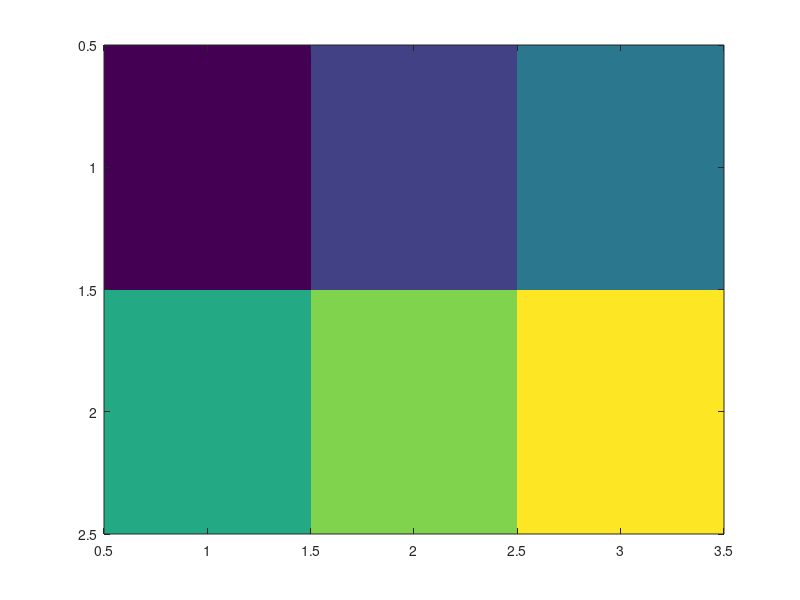
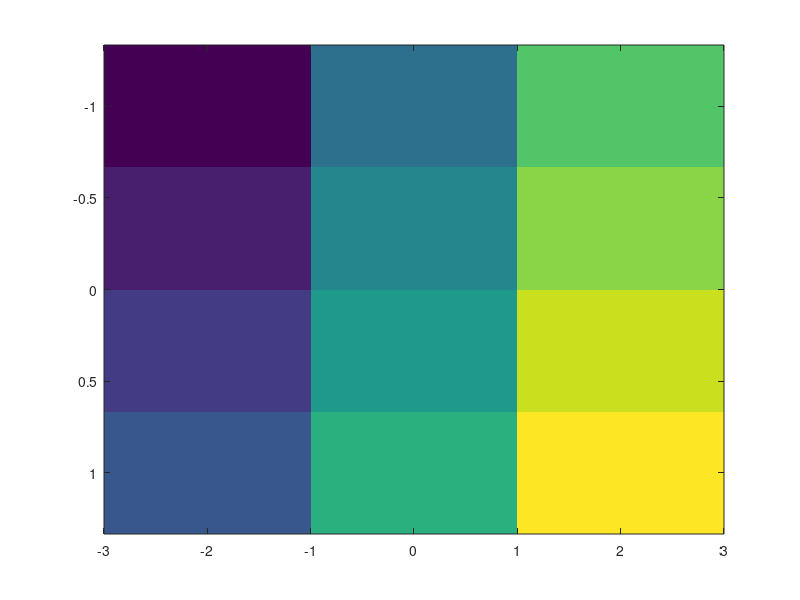
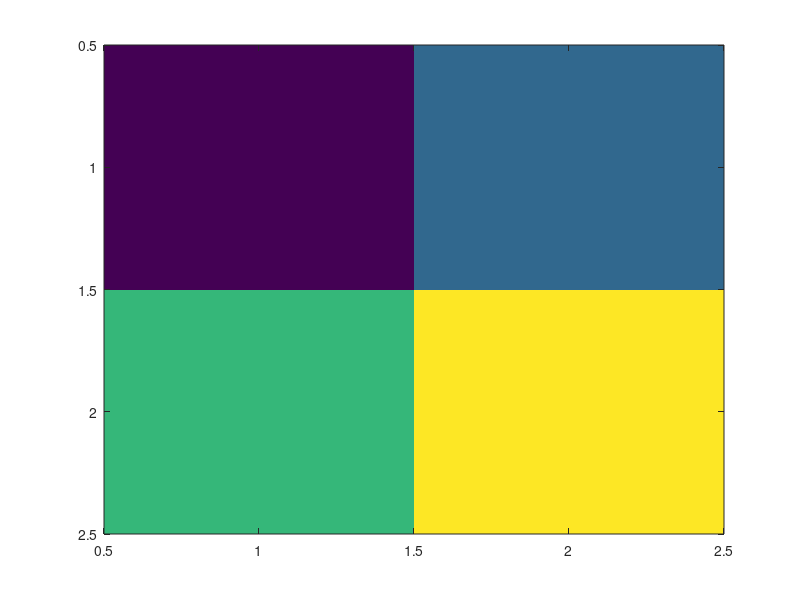
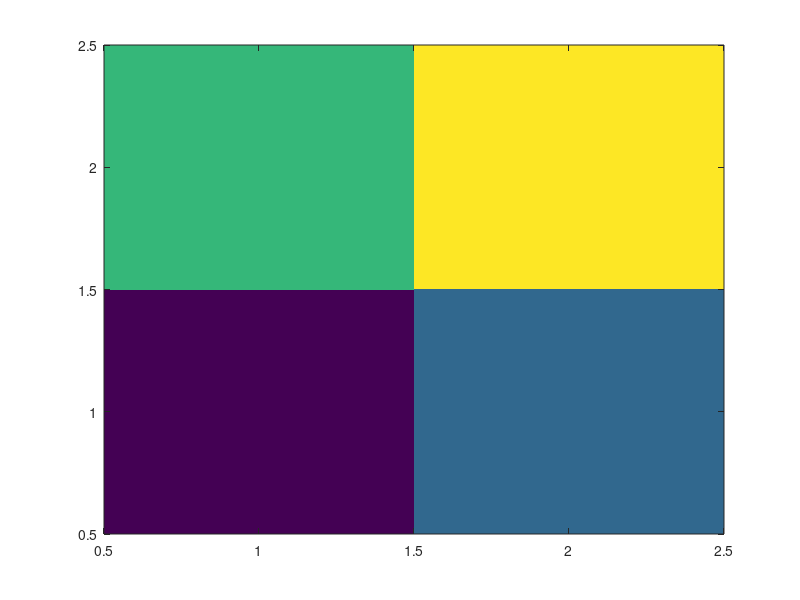

Reproduce these figures in MATLAB, in order. (Note: this script raises an error after producing the figures.)
function summary = runM33ImageTests(outputDirectory)
%RUNM33IMAGETESTS Validate scalar image semantics through reader and workflows.
    repositoryRoot = fileparts(fileparts(mfilename('fullpath')));
    if nargin < 1
        outputDirectory = fullfile(repositoryRoot, '.audit', 'm33-image');
    end
    addpath(fullfile(repositoryRoot, 'src'));
    resetDirectory(outputDirectory);

    cases = { ...
        'H1_basic_imagesc_matrix', @() basicMatrix(outputDirectory); ...
        'H2_explicit_xy_coordinates', @() explicitCoordinates(outputDirectory); ...
        'H3_reversed_y_direction', @() yDirection(outputDirectory, 'reverse'); ...
        'H4_normal_y_direction', @() yDirection(outputDirectory, 'normal'); ...
        'H5_custom_clim', @() customLimits(outputDirectory); ...
        'H6_custom_colormap', @() customColormap(outputDirectory); ...
        'H7_colorbar', @() colorbarExport(outputDirectory); ...
        'H8_publication_profile', @() profileExport(outputDirectory); ...
        'H9_multiple_axes_with_image', @() multipleAxes(outputDirectory); ...
        'H10_export_set_image', @() setExport(outputDirectory); ...
        'H11_nan_cell', @() nanCell(outputDirectory); ...
        'H12_deterministic_tex', @() deterministicTex(); ...
        'H13_25x25_fixture', @() renderSize(25); ...
        'H14_100x100_fixture', @() renderSize(100); ...
        'H15_rgb_hybrid', @() supportedRgb(outputDirectory); ...
        'H16_alpha_hybrid', @() supportedAlpha(outputDirectory); ...
        'H17_inf_unsupported', @() unsupportedInf(outputDirectory); ...
        'H18_json_replay', @() jsonReplay()};
    rows = cell(size(cases, 1), 4); failures = 0;
    for k = 1:size(cases, 1)
        try
            detail = cases{k, 2}(); status = 'PASS';
        catch err
            status = 'FAIL'; failures = failures + 1;
            detail = sprintf('%s: %s', identifierText(err.identifier), oneLine(err.message));
        end
        rows(k, :) = {cases{k, 1}, status, detail, 'image'};
    end
    resultPath = fullfile(outputDirectory, 'image-results.tsv');
    writeRows(resultPath, rows);
    summary = struct('failures', failures, 'tests', size(rows, 1), ...
                     'resultPath', resultPath);
    if failures > 0
        fprintf(2, 'M3.3 image diagnostics from %s:\n%s', resultPath, fileread(resultPath));
        error('M2T:M33ImageTestsFailed', '%d M3.3 image tests failed.', failures);
    end
end

function detail = basicMatrix(root)
    [fig, ax, cleanup] = imageFigure([1 2 3; 4 5 6]);
    ir = m2t2.reader.readFigure(fig); image = onlyImage(ir);
    assert(isequal(image.cdata, [1 2 3; 4 5 6]));
    assert(isequal(image.x, 1:3) && isequal(image.y, 1:2));
    result = m2t.export(fig, fullfile(root, 'h1-basic'));
    assertSuccess(result); tex = fileread(result.texPath);
    assertOrdered(tex, {'1 1 1 ','2 1 2 ','3 1 3 ','1 2 4 ','2 2 5 ','3 2 6 '});
    detail = 'exact 2x3 row-major matrix and implicit centers compiled';
    clear cleanup; %#ok<NASGU>
end

function detail = explicitCoordinates(root)
    fig = figure('Visible', 'off'); cleanup = onCleanup(@() closeFigure(fig));
    ax = axes('Parent', fig); imagesc(ax, [-2 0 2], [-1 -1/3 1/3 1], reshape(1:12, 4, 3));
    ir = m2t2.reader.readFigure(fig); image = onlyImage(ir);
    assert(max(abs(image.x - [-2 0 2])) < 1e-12);
    assert(max(abs(image.y - [-1 -1/3 1/3 1])) < 1e-12);
    result = m2t.export(fig, fullfile(root, 'h2-explicit'));
    assertSuccess(result); detail = 'runtime endpoint extents normalized to cell centers';
    clear cleanup;
end

function detail = yDirection(root, direction)
    [fig, ax, cleanup] = imageFigure([1 2; 3 4]);
    set(ax, 'YDir', direction);
    ir = m2t2.reader.readFigure(fig); assert(strcmp(ir.axes{1}.ydirection, direction));
    result = m2t.export(fig, fullfile(root, ['h-y-' direction])); assertSuccess(result);
    assert(containsText(fileread(result.texPath), ['y dir=' direction]));
    detail = [direction ' Y direction explicit and compiled']; clear cleanup;
end

function detail = customLimits(root)
    [fig, ax, cleanup] = imageFigure([1 2; 3 4]); set(ax, 'CLim', [-2 7]);
    ir = m2t2.reader.readFigure(fig); assert(isequal(ir.axes{1}.colorMapping.limits, [-2 7]));
    result = m2t.export(fig, fullfile(root, 'h5-clim')); assertSuccess(result);
    tex = fileread(result.texPath);
    assert(containsText(tex, 'point meta min=-2') && containsText(tex, 'point meta max=7'));
    detail = 'CLim [-2,7] owned by axes and compiled'; clear cleanup;
end

function detail = customColormap(root)
    map = [0 0 0; 0.123456789012345 0.5 0.75; 1 1 1];
    [fig, ax, cleanup] = imageFigure([1 2; 3 4]); colormap(ax, map);
    ir = m2t2.reader.readFigure(fig); assert(isequal(ir.axes{1}.colorMapping.colormap, map));
    tex = m2t2.render.renderPgfplots(ir, true);
    assert(containsText(tex, '0.123456789012345'));
    assert(containsText(tex, 'colormap access=direct'));
    result = m2t.export(fig, fullfile(root, 'h6-colormap')); assertSuccess(result);
    detail = 'explicit RGB stops serialized with 15 significant digits'; clear cleanup;
end

function detail = colorbarExport(root)
    [fig, ax, cleanup] = imageFigure([1 2; 3 4]);
    cb = colorbar(ax); ylabel(cb, 'Intensity');
    ir = m2t2.reader.readFigure(fig);
    assert(numel(ir.elements) == 1 && strcmp(ir.elements{1}.kind, 'm2t2.colorbar'));
    assert(strcmp(ir.elements{1}.owner.id, ir.axes{1}.id));
    result = m2t.export(fig, fullfile(root, 'h7-colorbar')); assertSuccess(result);
    detail = 'existing axes-owned ColorbarIR reused'; clear cleanup;
end

function detail = profileExport(root)
    [fig, ax, cleanup] = imageFigure(peaks(20)); colorbar(ax);
    original = m2t2.reader.readFigure(fig);
    result = m2t.export(fig, fullfile(root, 'h8-profile'), ...
                        'Profile', 'publication');
    assertSuccess(result); assert(strcmp(result.profile.name, 'publication'));
    current = m2t2.reader.readFigure(fig);
    assert(isequaln(onlyImage(original).cdata, onlyImage(current).cdata));
    assert(isequal(original.axes{1}.colorMapping, current.axes{1}.colorMapping));
    detail = 'publication profile compiles without changing image semantics'; clear cleanup;
end

function detail = multipleAxes(root)
    fig = figure('Visible', 'off'); cleanup = onCleanup(@() closeFigure(fig));
    first = subplot(1, 2, 1, 'Parent', fig); plot(first, 1:3, [1 3 2]);
    second = subplot(1, 2, 2, 'Parent', fig); imagesc(second, [1 2; 3 4]);
    ir = m2t2.reader.readFigure(fig); assert(numel(ir.axes) == 2);
    kinds = cellfun(@(item) item.series{1}.kind, ir.axes, 'UniformOutput', false);
    assert(any(strcmp(kinds, 'm2t2.line')) && any(strcmp(kinds, 'm2t2.image')));
    result = m2t.export(fig, fullfile(root, 'h9-multiple')); assertSuccess(result);
    detail = 'line and image axes preserve separate placements'; clear cleanup;
end

function detail = setExport(root)
    [fig, ax, cleanup] = imageFigure(peaks(12)); colorbar(ax);
    entries = struct('figure', fig, 'name', 'heatmap');
    result = m2t.exportSet(entries, fullfile(root, 'h10-set'), ...
                           'Profile', 'publication');
    assert(result.success && result.summary.succeeded == 1);
    assert(exist(result.manifestPath, 'file') == 2);
    detail = 'ordinary exportSet entry and manifest compiled'; clear cleanup;
end

function detail = nanCell(root)
    [fig, ax, cleanup] = imageFigure([1 NaN; 3 4]); %#ok<ASGLU>
    ir = m2t2.reader.readFigure(fig); assert(isnan(onlyImage(ir).cdata(1, 2)));
    result = m2t.export(fig, fullfile(root, 'h11-nan')); assertSuccess(result);
    assert(containsText(fileread(result.texPath), '2 1 nan nan'));
    detail = 'NaN emitted as PGFPlots missing cell'; clear cleanup;
end

function detail = deterministicTex()
    [fig, ax, cleanup] = imageFigure(peaks(10)); %#ok<ASGLU>
    ir = m2t2.reader.readFigure(fig);
    first = m2t2.render.renderPgfplots(ir, true);
    second = m2t2.render.renderPgfplots(ir, true);
    assert(strcmp(first, second));
    detail = sprintf('byte-identical repeated TeX bytes=%d', numel(first)); clear cleanup;
end

function detail = renderSize(count)
    [fig, ax, cleanup] = imageFigure(reshape(1:(count * count), count, count)); %#ok<ASGLU>
    started = tic; ir = m2t2.reader.readFigure(fig); readerSeconds = toc(started);
    started = tic; tex = m2t2.render.renderPgfplots(ir, true); rendererSeconds = toc(started);
    expectedRows = count * count;
    assert(countText(tex, sprintf('\n')) > expectedRows);
    detail = sprintf('%dx%d reader=%.4gs renderer=%.4gs bytes=%d', ...
                     count, count, readerSeconds, rendererSeconds, numel(tex));
    clear cleanup;
end

function detail = supportedRgb(root)
    rgb = zeros(2, 3, 3); rgb(:, :, 1) = 1;
    fig = figure('Visible', 'off'); cleanup = onCleanup(@() closeFigure(fig));
    ax = axes('Parent', fig); image(ax, rgb);
    item=onlyImage(m2t2.reader.readFigure(fig));
    assert(strcmp(item.colorMode,'rgb') && strcmp(item.mapping,'none'));
    result=m2t.export(fig,fullfile(root,'h15-rgb'),'ImageBackend','hybrid');
    assertSuccess(result); detail = 'truecolor RGB normalized and compiled through hybrid'; clear cleanup;
end

function detail = supportedAlpha(root)
    [fig, ax, cleanup] = imageFigure([1 2; 3 4]);
    imageHandle = findobj(ax, 'Type', 'image'); set(imageHandle, 'AlphaData', 0.5);
    item=onlyImage(m2t2.reader.readFigure(fig));
    assert(strcmp(item.alphaMode,'constant') && item.alphaData==0.5);
    result=m2t.export(fig,fullfile(root,'h16-alpha'),'ImageBackend','hybrid');
    assertSuccess(result); detail = 'constant alpha normalized and compiled through hybrid'; clear cleanup;
end

function detail = unsupportedInf(root)
    [fig, ax, cleanup] = imageFigure([1 Inf; -Inf 4]); %#ok<ASGLU>
    assertUnsupported(fig, fullfile(root, 'h17-inf'), 'M2T2:E047:MalformedImageCData');
    detail = 'positive and negative Inf rejected without clamping'; clear cleanup;
end

function detail = jsonReplay()
    [fig, ax, cleanup] = imageFigure([1 NaN 3; 4 5 6]); %#ok<ASGLU>
    source = m2t2.reader.readFigure(fig);
    replay = m2t2.ir.fromJson(jsonencode(source));
    image = onlyImage(replay);
    assert(isequaln(image.cdata, [1 NaN 3; 4 5 6]));
    assert(isequal(image.x, source.axes{1}.series{1}.x));
    assert(isequal(image.y, source.axes{1}.series{1}.y));
    first = m2t2.render.renderPgfplots(source, true);
    second = m2t2.render.renderPgfplots(replay, true);
    assert(strcmp(first, second));
    detail = 'ImageIR JSON replay is valid and byte-identical'; clear cleanup;
end

function [fig, ax, cleanup] = imageFigure(data)
    fig = figure('Visible', 'off'); cleanup = onCleanup(@() closeFigure(fig));
    ax = axes('Parent', fig); imagesc(ax, data);
end

function image = onlyImage(ir)
    assert(numel(ir.axes) == 1 && numel(ir.axes{1}.series) == 1);
    image = ir.axes{1}.series{1}; assert(strcmp(image.kind, 'm2t2.image'));
end

function assertUnsupported(fig, outputBase, code)
    analysis = m2t.internal.analyzeFigure(fig);
    assert(strcmp(analysis.classification, 'unsupported'));
    assert(strcmp(analysis.diagnostics(1).code, code));
    result = m2t.export(fig, outputBase);
    assert(~result.success && strcmp(result.status, 'unsupported'));
    assert(strcmp(result.diagnostics(1).code, code));
    assert(exist([outputBase '.tex'], 'file') ~= 2);
    entry = struct('figure', fig, 'name', 'unsupported-image');
    setResult = m2t.exportSet(entry, [outputBase '-set']);
    assert(~setResult.success && strcmp(setResult.status, 'failed'));
    assert(setResult.summary.unsupported == 1);
    assert(strcmp(setResult.entries(1).result.diagnostics(1).code, code));
end

function assertSuccess(result)
    assert(result.success && strcmp(result.status, 'success'));
    assert(exist(result.texPath, 'file') == 2 && exist(result.pdfPath, 'file') == 2);
end

function assertOrdered(text, values)
    prior = 0;
    for k = 1:numel(values)
        found = strfind(text, values{k}); assert(~isempty(found) && found(1) > prior);
        prior = found(1);
    end
end

function yes = containsText(text, pattern), yes = ~isempty(strfind(text, pattern)); end %#ok<STREMP>
function count = countText(text, pattern), count = numel(strfind(text, pattern)); end %#ok<STREMP>
function closeFigure(fig), if ishandle(fig), close(fig); end, end
function resetDirectory(path), if exist(path, 'dir') == 7, rmdir(path, 's'); end, mkdir(path); end
function value = oneLine(value), value = regexprep(value, '[\r\n\t]+', ' '); end
function value = identifierText(value), if isempty(value), value = '<none>'; end, end

function writeRows(path, rows)
    fid = fopen(path, 'wb'); assert(fid >= 0); cleanup = onCleanup(@() fclose(fid));
    fprintf(fid, 'case\tstatus\tdetail\tlayer\n');
    for k = 1:size(rows, 1), fprintf(fid, '%s\t%s\t%s\t%s\n', rows{k, :}); end
    clear cleanup;
end
